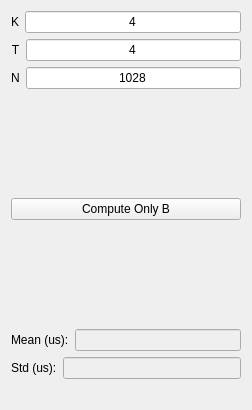
<?xml version="1.0" encoding="UTF-8"?>
<ui version="4.0">
 <class>Widget</class>
 <widget class="QWidget" name="Widget">
  <property name="geometry">
   <rect>
    <x>0</x>
    <y>0</y>
    <width>252</width>
    <height>410</height>
   </rect>
  </property>
  <property name="windowTitle">
   <string>Widget</string>
  </property>
  <layout class="QVBoxLayout" name="verticalLayout_3">
   <item>
    <layout class="QVBoxLayout" name="verticalLayout">
     <item>
      <layout class="QHBoxLayout" name="horizontalLayout">
       <item>
        <widget class="QLabel" name="label">
         <property name="text">
          <string>K</string>
         </property>
         <property name="alignment">
          <set>Qt::AlignCenter</set>
         </property>
        </widget>
       </item>
       <item>
        <widget class="QLineEdit" name="K_edit">
         <property name="text">
          <string>4</string>
         </property>
         <property name="alignment">
          <set>Qt::AlignCenter</set>
         </property>
        </widget>
       </item>
      </layout>
     </item>
     <item>
      <layout class="QHBoxLayout" name="horizontalLayout_2">
       <item>
        <widget class="QLabel" name="label_2">
         <property name="text">
          <string>T</string>
         </property>
         <property name="alignment">
          <set>Qt::AlignCenter</set>
         </property>
        </widget>
       </item>
       <item>
        <widget class="QLineEdit" name="T_edit">
         <property name="text">
          <string>4</string>
         </property>
         <property name="alignment">
          <set>Qt::AlignCenter</set>
         </property>
        </widget>
       </item>
      </layout>
     </item>
     <item>
      <layout class="QHBoxLayout" name="horizontalLayout_3">
       <item>
        <widget class="QLabel" name="label_3">
         <property name="text">
          <string>N</string>
         </property>
         <property name="alignment">
          <set>Qt::AlignCenter</set>
         </property>
        </widget>
       </item>
       <item>
        <widget class="QLineEdit" name="N_edit">
         <property name="text">
          <string>1028</string>
         </property>
         <property name="alignment">
          <set>Qt::AlignCenter</set>
         </property>
        </widget>
       </item>
      </layout>
     </item>
    </layout>
   </item>
   <item>
    <spacer name="verticalSpacer">
     <property name="orientation">
      <enum>Qt::Vertical</enum>
     </property>
     <property name="sizeHint" stdset="0">
      <size>
       <width>20</width>
       <height>72</height>
      </size>
     </property>
    </spacer>
   </item>
   <item>
    <widget class="QPushButton" name="pushButton">
     <property name="text">
      <string>Compute Only B</string>
     </property>
    </widget>
   </item>
   <item>
    <spacer name="verticalSpacer_2">
     <property name="orientation">
      <enum>Qt::Vertical</enum>
     </property>
     <property name="sizeHint" stdset="0">
      <size>
       <width>20</width>
       <height>73</height>
      </size>
     </property>
    </spacer>
   </item>
   <item>
    <layout class="QVBoxLayout" name="verticalLayout_2">
     <item>
      <layout class="QHBoxLayout" name="horizontalLayout_4">
       <item>
        <widget class="QLabel" name="label_4">
         <property name="text">
          <string>Mean (us):</string>
         </property>
        </widget>
       </item>
       <item>
        <widget class="QLineEdit" name="mean_edit">
         <property name="enabled">
          <bool>false</bool>
         </property>
         <property name="alignment">
          <set>Qt::AlignCenter</set>
         </property>
        </widget>
       </item>
      </layout>
     </item>
     <item>
      <layout class="QHBoxLayout" name="horizontalLayout_5">
       <item>
        <widget class="QLabel" name="label_5">
         <property name="text">
          <string>Std (us):</string>
         </property>
        </widget>
       </item>
       <item>
        <widget class="QLineEdit" name="std_edit">
         <property name="enabled">
          <bool>false</bool>
         </property>
         <property name="alignment">
          <set>Qt::AlignCenter</set>
         </property>
        </widget>
       </item>
      </layout>
     </item>
    </layout>
   </item>
   <item>
    <widget class="QLabel" name="info">
     <property name="text">
      <string/>
     </property>
     <property name="alignment">
      <set>Qt::AlignCenter</set>
     </property>
    </widget>
   </item>
  </layout>
 </widget>
 <layoutdefault spacing="6" margin="11"/>
 <resources/>
 <connections/>
</ui>
